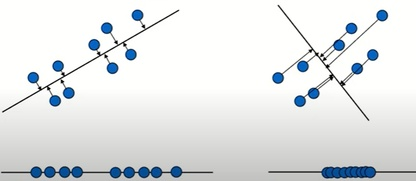
#> input picture NLP/image/pca.jpg, 416 x 181 px, shrunk from 657 x 286 before the run, found by its file name
$ jupyter execute --allow-errors '차원축소.ipynb'   (shell and % lines are left out)
#> lines starting #> are read from the running program, lines starting #| are printed output that depends on the picture
[cell 1]
import wget
import cv2
from google.colab.patches import cv2_imshow
import numpy as np
import urllib.request

#### 차원 축소
- 매우 많은 피처로 구성된 다차원 데이터 세트의 차원을 축소해 데이터 세트를 생성

-	일반적으로 차원이 증가할수록 데이터 간의 거리가 기하급수적으로 증가하기 때문에 희소한 구조를 가지게 되어 모델 예측 신뢰도가 떨어짐

- 1) 피처 선택 : 특정 피처에 종속성이 강한 불필요한 피처는 아예 제거
    - 장점 : 선택한 피처의 해석이 용이
    - 단점 : 피처간 상관관계를 고려하기 어려움

- 2) 피처 추출 : 기존 피처를 저차원의 중요 피처로 압축해서 추출
    - 장점 : 피처 간 상관관계를 고려하기 용이하고 개수를 많이 줄일 수 있음
    - 단점 : 추출된 변수의 해석이 어려움

#### PCA(Principal Component Analysis) 주성분 분석

-	가장 대표적인 차원 축소 기법
-	여러 변수 간에 존재하는 상관관계를 이용해 주성분 추출하여 차원 축소

[cell 2]
def url_to_image(url):
  resp = urllib.request.urlopen(url)
  image = np.asarray(bytearray(resp.read()), dtype='uint8')
  image = cv2.imdecode(image, cv2.IMREAD_COLOR)
#> image is the input picture: shape (181, 416, 3); mean B, G, R 229.6, 228.7, 225.9

  return image

[cell 3]
pca = url_to_image('https://github.com/hamjang/NLP/blob/main/image/pca.jpg?raw=true')
cv2_imshow(pca)

-	가장 높은 분산을 가지는 데이터의 축을 찾아 그 축으로 차원을 축소, 이 축을 주성분이라 한다.

- 1.) 가장 큰 분산을 기반으로 첫 번째 축을 생성
- 2.) 첫 번째 축에 직각이 되는 벡터를 축으로 설정하여 생성
- 3.) 위 단계를 반복 ( 벡터 축의 개수만큼 원본데이터 차원 축소 )
     - 직각이 되는 벡터를 다음 축으로 설정하는 이유 : 첫 번째 축으로는 같은 점으로 사영되는 데이터 10개를 모두 설명할 수 없어서

#### 공분산
- 2개 변수가 함께 변하는 정도를 측정
   - ex) 한 변수 값이 커지면서 다른 값 증가
      - 두 변수의 변화 걍햐엉이 유사하다면 공분산은 양수, 두 변수의 선형적 관계를 설명하는 지표

- cov(x,y)=E[(x−E[x])(y−E[y])]=E[xy−xE[y]−E[x]x+E[x]E[y]]=E[xy]−E[x]E[y]−E[x]E[y]+E[x]E[y]=E[xy]−E[x]E[y]
   - E[x] : 변수 x의 기댓값

#### 공분산 행렬
 - 변수들 사이의 공분산을 행렬 형태로 나타낸 것
    - 정방향렬, 전치를 시켰을 때 동일한 행렬이 나타나는 대칭 행렬
- 1.) 각 feature 들의 퍼져있음이 얼마나 유사하냐
- 2.) 각 feature 간의 내적을 통해 feature의 변동이 얼마나 닮았는지 알 수 있다.

[cell 4]
cov = url_to_image('https://github.com/hamjang/NLP/blob/main/image/covariance.jpg?raw=true')
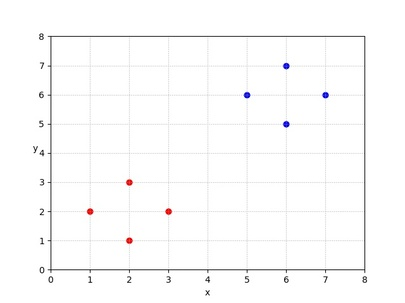
#> input picture NLP/image/covariance.jpg, 405 x 303 px, shrunk from 640 x 479 before the run, found by its file name
#> in url_to_image, image is the input picture: shape (303, 405, 3); mean B, G, R 251.3, 251.2, 251.4
cv2_imshow(cov)

- cov(x,y)=E[(x−E[x])(y−E[y])]=(1−2)(2−2)+(2−2)(1−2)+(2−2)(3−2)+(3−2)(2−2)/4=0/4=0

- cov(x,x)=E[(x−E[x])(x−E[x])]=(1−2)(1−2)+(2−2)(2−2)+(2−2)(2−2)+(3−2)(3−2)/4=2/4=1/2

- cov(y,y)=E[(y−E[y])(y−E[y])]=(2−2)(2−2)+(1−2)(1−2)+(3−2)(3−2)+(2−2)(2−2)/4=2/4=1/2

[cell 5]
from sklearn.datasets import load_iris
import pandas as pd
import matplotlib.pyplot as plt

[cell 6]
iris = load_iris()
columns = ['sepal_length', 'sepal_width', 'petal_length', 'petal_width']
df_iris = pd.DataFrame(iris.data, columns = columns)
df_iris['target'] = iris.target
df_iris.head()

[cell 7]
markers=['^','s','o']

for i, marker in enumerate(markers):
    x_axis_data=df_iris[df_iris['target']==i]['sepal_length']
    y_axis_data=df_iris[df_iris['target']==i]['sepal_width']
    plt.scatter(x_axis_data,y_axis_data,marker=marker,label=iris.target_names[i])

plt.legend()
plt.xlabel('sepal length')
plt.ylabel('sepal width')
plt.show()
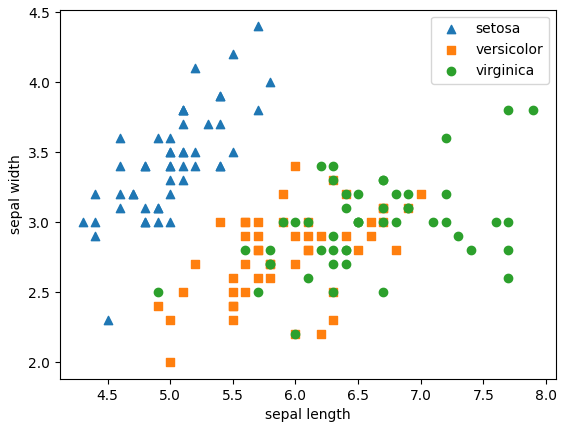
#> figure drawn by matplotlib, 1 panel

[cell 8]
from sklearn.preprocessing import StandardScaler
from sklearn.decomposition import PCA

scaler=StandardScaler()
iris_scaled=scaler.fit_transform(df_iris.iloc[:,:-1])

# pca를 통한 2차원으로 차원 축소
pca=PCA(n_components=2)
pca.fit(iris_scaled)
iris_pca=pca.transform(iris_scaled)

pca_columns=['pca_component_1','pca_component_2']
df_iris_pca=pd.DataFrame(iris_pca,columns=pca_columns)
df_iris_pca['target']=iris.target
df_iris_pca.head()

[cell 9]
for i, marker in enumerate(markers):
    x_axis_data=df_iris_pca[df_iris_pca['target']==i]['pca_component_1']
    y_axis_data=df_iris_pca[df_iris_pca['target']==i]['pca_component_2']
    plt.scatter(x_axis_data,y_axis_data,marker=marker,label=iris.target_names[i])

plt.legend()
plt.xlabel('pca_component_1')
plt.ylabel('pca_component_2')
plt.show()
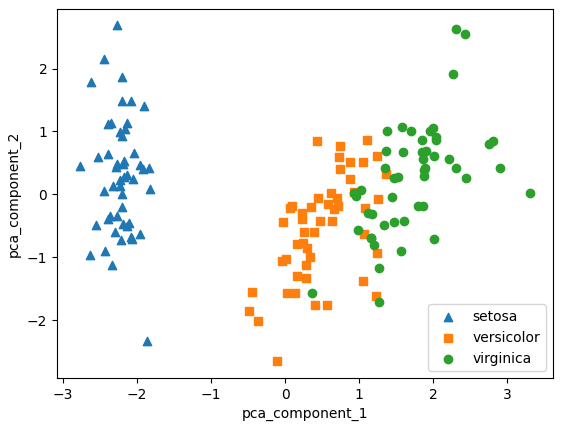
#> figure drawn by matplotlib, 1 panel

[cell 10]
pca.explained_variance_ratio_

- 첫 번째 주성분 약 73%
- 두 번째 주성분 약 23%
- 원본 데이터의 96%를 설명

[cell 11]
from sklearn.ensemble import RandomForestClassifier
from sklearn.model_selection import cross_val_score
import numpy as np

# 원본 데이터
rf_clf = RandomForestClassifier(random_state = 156)
scores = cross_val_score(rf_clf, iris.data, iris.target, scoring='accuracy', cv=3)
print('원본 데이터 교차 검증 평균 정확도 : {0: .4f}'.format(np.mean(scores)))

# PCA변환 후 데이터
pca_X = df_iris_pca[['pca_component_1','pca_component_2']]
scores_pca = cross_val_score(rf_clf,pca_X, iris.target, scoring='accuracy', cv=3)
print('PCA 변환 후 교차 검증 평균 정확도 :{0: .4f}'.format(np.mean(scores_pca)))

- PCA의 주요 한계점 : 최대의 분산의 각 축이 반드시 클래스 간의 구별을 잘하는 좋은 피처를 뽑아준다는 보장이 없다

#### LDA(Linear Discriminant Analysis) 선형 판별 분석법
- PCA와 유사
- 지도학습의 분류에서 사용하기 쉽도록 개별 클래스를 분별할 수 있는 기준을 최대한 유지하면서 차원 축소 ( 주요 차이 )

-  입력 데이터의 결정 값 클래스를 최대한으로 분리할 수 있는 축을 찾음
     - 클래스 분리를 최대화하는 축을 찾기 위해 클래스 간 분산을 최대화하고, 클래스 내부 분산은 최대한 작게 가져가는 방식
    - 클래스의 값들은 모여있고, 클래스끼리는 서로 많이 떨어져 있음

- 클래스 내부와 클래스 간 분산 행렬에 기반해 고유벡터를 구하고 입력 데이터를 투영

- 1.) 클래스 내부와 클래스 간 분산 행렬을 구함
- 2.) 클래스 내부 분산 행렬의 역치 행렬과 클래스 간 분산 행렬의 곱을 분해하여 고유벡터와 고유값을 구함
- 3.) 고유값이 가장 큰 수으로 K개 추출
- 4.) 추출된 고유벡터를 이용해 입력 데이터를 선형 변환
    - 클래스의 target값을 변환 시 추가

[cell 12]
from sklearn.discriminant_analysis import LinearDiscriminantAnalysis

X = np.array([[-1,-1], [-2,-1], [-3,-2], [1,1], [2,1], [3,2]])
y = np.array([1,1,1,2,2,2])

[cell 13]
clf = LinearDiscriminantAnalysis()
clf.fit(X,y)

# y : 클래스 target값

[cell 14]
clf.predict([[-0.8,-1]])

#### T-SNE (t-distributed stochastic neighbor embedding)

- 높은 차원의 복잡한 데이터를 2차원에 차원 축소하는 방법
- 비슷한 구조끼리 데이터를 정리한 상태이므로 데이터 구조를 이해하는데 도움을 준다

- t-SNE를 사용하면 높은 차원 공간에서 비슷한 데이터 구조는 낮은 차원 공간에서 가깝게 대응하며, 비슷하지 않은 데이터 구조는 멀리 떨어져 대응된다.
- 이웃 데이터 포인트에 대한 정보를 보전히려고 한다

- input feature를 확인하기가 어렵다. t-SNE 결과만으로 무언가를 추론하기는 얿다
- 시각화 툴로 사용

[cell 15]
tsne1 = url_to_image('https://github.com/hamjang/NLP/blob/main/image/t-sne1.jpg?raw=true')
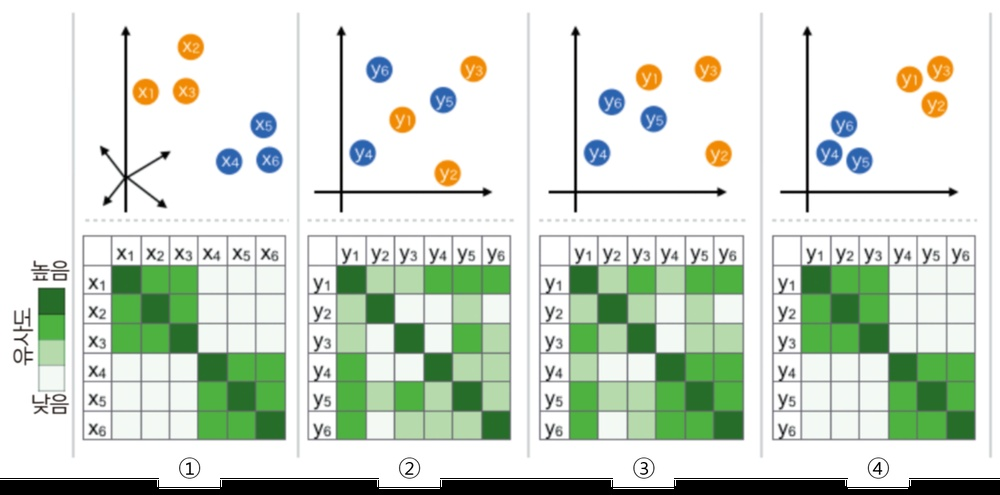
#> input picture NLP/image/t-sne1.jpg, 1000 x 495 px, shrunk from 1579 x 781 before the run, found by its file name
#> in url_to_image, image is the input picture: shape (495, 1000, 3); mean B, G, R 208.2, 221.4, 210.3
cv2_imshow(tsne1)

1. 모든 i,j 쌍에 대하여 xi, xj의 유사도를 가우시안 분포를 이용해 나타냄
2. xi와 같은 개수의 점 yi를 낮은 차원 공간에 무작위로 배치하고, 모둔 i,j쌍에 관하여 yi,yj의 유사도를 t-SNE를 이용해 나타냄
3. 1,2,에서 정의한 유사도 분포가 가능하면 같아지도록 데이터 포인터 yi를 갱신
4. 수렴 조건까지 3을 반복

[cell 16]
tsne2 = url_to_image('https://github.com/hamjang/NLP/blob/main/image/t-sne2.jpg?raw=true')
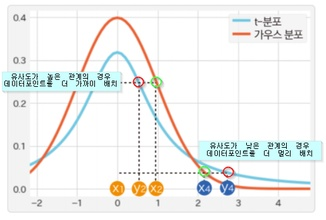
#> input picture NLP/image/t-sne2.jpg, 326 x 220 px, shrunk from 515 x 347 before the run, found by its file name
#> in url_to_image, image is the input picture: shape (220, 326, 3); mean B, G, R 240.7, 242, 240.6
cv2_imshow(tsne2)

- 데이터 사이의 거리를 이용하는 것이 아니라 확률 분포를 이용

- 수식적 의미
   1. 비선형적인 차원 축소 방법
   2. 고차원 공간에서의 유사성과 그에 해당하는 저차원 공간에서의 점들의 유사성 계산
   3. 점들의 유사도는 A를 중심으로 한 정규 분포에서 확률 밀도에 비례하여 이웃을 선택하면 포인트 A가 포인트 B를 이웃으로 선택한다는 조건부 확률로 계산된다.
   4. 조건부 확률 간의 차이를 최소화려고 시도한다.
   5. 조건부 확률의 차이의 합을 최소화하기 위해 gradient descent 방식을 사용하여 전체 데이터 포인트의 KL-divergence 합계를 최소
      - divergence 또는 KLdivergence 는 한 확률 분포가 두 번째 예상 확률 분포와 어떻게 다른지 측정하는 척도
   6. 두 가지 분포의 KL divergence를 최소화
      - 입력 객체들의 쌍으로 이루어진 유사성을 측정하는 분포
      - 저차원 점들의 쌍으로 유사성을 측정하는 분포
   7. 다차원 데이터를 보다 낮은 차원 공간으로 매핑하고, 다수의 특징을 갖는 데이터 포인트의 유사성을 기반으로 점들의 클러스터를 식별함으로 데이터에서 패턴을 발견

[cell 17]
from sklearn.datasets import load_iris
import pandas as pd
import numpy as np

# 데이터셋 로드
iris = load_iris()
df = pd.DataFrame(data= np.c_[iris.data, iris.target] ,
                  columns= ['sepal length', 'sepal width', 'petal length', 'petal width', 'target'])

[cell 18]
df.head()

[cell 19]
from sklearn.manifold import TSNE

# class target 정보 제외
train_df = df[['sepal length', 'sepal width', 'petal length', 'petal width']]

# 2차원 t-SNE 임베딩
tsne_np = TSNE(n_components = 2).fit_transform(train_df)

# numpy array -> DataFrame 변환
tsne_df = pd.DataFrame(tsne_np, columns = ['component 0', 'component 1'])

[cell 20]
tsne_df.head()

[cell 21]
import matplotlib.pyplot as plt

# class target 정보 불러오기
tsne_df['target'] = df['target']

# target 별 분리
tsne_df_0 = tsne_df[tsne_df['target'] == 0]
tsne_df_1 = tsne_df[tsne_df['target'] == 1]
tsne_df_2 = tsne_df[tsne_df['target'] == 2]

# target 별 시각화
plt.scatter(tsne_df_0['component 0'], tsne_df_0['component 1'], color = 'pink', label = 'setosa')
plt.scatter(tsne_df_1['component 0'], tsne_df_1['component 1'], color = 'purple', label = 'versicolor')
plt.scatter(tsne_df_2['component 0'], tsne_df_2['component 1'], color = 'yellow', label = 'virginica')

plt.xlabel('component 0')
plt.ylabel('component 1')
plt.legend()
plt.show()
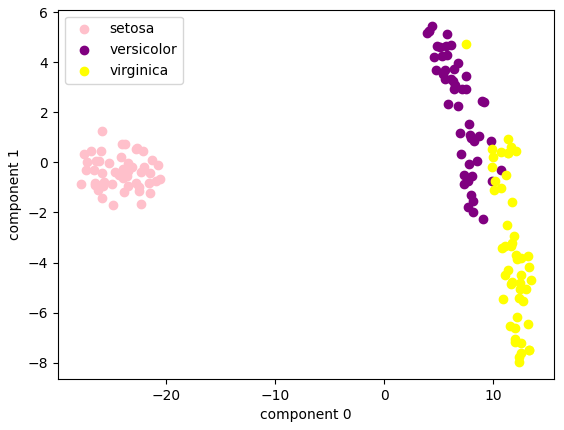
#> figure drawn by matplotlib, 1 panel

[cell 22]
# 3차원 t-SNE 임베딩
tsne_np = TSNE(n_components = 3).fit_transform(train_df)

# numpy array -> DataFrame 변환
tsne_df = pd.DataFrame(tsne_np, columns = ['component 0', 'component 1', 'component 2'])

[cell 23]
from mpl_toolkits.mplot3d import Axes3D

# 3차원 그래프 세팅
fig = plt.figure(figsize=(9, 6))
ax = fig.add_subplot(111, projection='3d')

# class target 정보 불러오기
tsne_df['target'] = df['target']

# target 별 분리
tsne_df_0 = tsne_df[tsne_df['target'] == 0]
tsne_df_1 = tsne_df[tsne_df['target'] == 1]
tsne_df_2 = tsne_df[tsne_df['target'] == 2]

# target 별 시각화
ax.scatter(tsne_df_0['component 0'], tsne_df_0['component 1'], tsne_df_0['component 2'], color = 'pink', label = 'setosa')
ax.scatter(tsne_df_1['component 0'], tsne_df_1['component 1'], tsne_df_1['component 2'], color = 'purple', label = 'versicolor')
ax.scatter(tsne_df_2['component 0'], tsne_df_2['component 1'], tsne_df_2['component 2'], color = 'yellow', label = 'virginica')

ax.set_xlabel('component 0')
ax.set_ylabel('component 1')
ax.set_zlabel('component 2')
ax.legend()
plt.show()
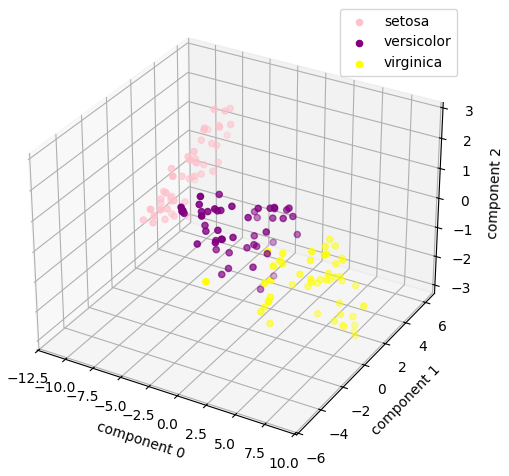
#> figure drawn by matplotlib, 1 panel
